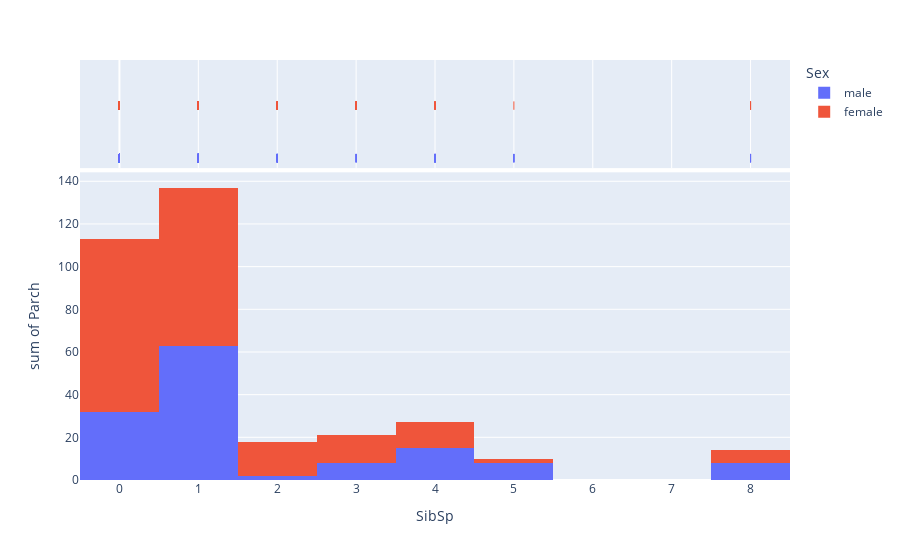

Notebook code for this chart:
### Markdown cell above
Shows the number of females and males who has number of siblings or spouse that is Parch.

### Code cell
fig = px.histogram(df, x="SibSp", y="Parch", color="Sex", marginal="rug",
                   hover_data=df.columns)
fig.show()

### Figure 1 — Plotly figure (JSON) as saved in the notebook; plotly's stock layout.template omitted (floating-point values rounded to 4 significant figures; data arrays with more than 128 entries replaced by an {"elided": "..."} marker saying what was removed)
{"data": [{"alignmentgroup": "True", "bingroup": "x", "histfunc": "sum", "hovertemplate": "Sex=male<br>SibSp=%{x}<br>sum of Parch=%{y}<extra></extra>", "legendgroup": "male", "marker": {"color": "#636efa", "pattern": {"shape": ""}}, "name": "male", "offsetgroup": "male", "orientation": "v", "showlegend": true, "type": "histogram", "x": {"elided": "577 int values"}, "xaxis": "x", "y": {"elided": "577 int values"}, "yaxis": "y"}, {"alignmentgroup": "True", "boxpoints": "all", "customdata": {"elided": "577x12 mixed values"}, "fillcolor": "rgba(255,255,255,0)", "hoveron": "points", "hovertemplate": "Sex=%{customdata[4]}<br>SibSp=%{x}<br>PassengerId=%{customdata[0]}<br>Survived=%{customdata[1]}<br>Pclass=%{customdata[2]}<br>Name=%{customdata[3]}<br>Age=%{customdata[5]}<br>Ticket=%{customdata[6]}<br>Fare=%{customdata[7]}<br>Cabin=%{customdata[8]}<br>Embarked=%{customdata[9]}<br>relatives=%{customdata[10]}<br>travelled_alone=%{customdata[11]}<extra></extra>", "jitter": 0, "legendgroup": "male", "line": {"color": "rgba(255,255,255,0)"}, "marker": {"color": "#636efa", "symbol": "line-ns-open"}, "name": "male", "offsetgroup": "male", "showlegend": false, "type": "box", "x": {"elided": "577 int values"}, "xaxis": "x2", "yaxis": "y2"}, {"alignmentgroup": "True", "bingroup": "x", "histfunc": "sum", "hovertemplate": "Sex=female<br>SibSp=%{x}<br>sum of Parch=%{y}<extra></extra>", "legendgroup": "female", "marker": {"color": "#EF553B", "pattern": {"shape": ""}}, "name": "female", "offsetgroup": "female", "orientation": "v", "showlegend": true, "type": "histogram", "x": {"elided": "314 int values"}, "xaxis": "x", "y": {"elided": "314 int values"}, "yaxis": "y"}, {"alignmentgroup": "True", "boxpoints": "all", "customdata": {"elided": "314x12 mixed values"}, "fillcolor": "rgba(255,255,255,0)", "hoveron": "points", "hovertemplate": "Sex=%{customdata[4]}<br>SibSp=%{x}<br>PassengerId=%{customdata[0]}<br>Survived=%{customdata[1]}<br>Pclass=%{customdata[2]}<br>Name=%{customdata[3]}<br>Age=%{customdata[5]}<br>Ticket=%{customdata[6]}<br>Fare=%{customdata[7]}<br>Cabin=%{customdata[8]}<br>Embarked=%{customdata[9]}<br>relatives=%{customdata[10]}<br>travelled_alone=%{customdata[11]}<extra></extra>", "jitter": 0, "legendgroup": "female", "line": {"color": "rgba(255,255,255,0)"}, "marker": {"color": "#EF553B", "symbol": "line-ns-open"}, "name": "female", "offsetgroup": "female", "showlegend": false, "type": "box", "x": {"elided": "314 int values"}, "xaxis": "x2", "yaxis": "y2"}], "layout": {"barmode": "relative", "legend": {"title": {"text": "Sex"}, "tracegroupgap": 0}, "margin": {"t": 60}, "xaxis": {"anchor": "y", "domain": [0, 1], "title": {"text": "SibSp"}}, "xaxis2": {"anchor": "y2", "domain": [0, 1], "matches": "x", "showgrid": true, "showticklabels": false}, "yaxis": {"anchor": "x", "domain": [0, 0.7326], "title": {"text": "sum of Parch"}}, "yaxis2": {"anchor": "x2", "domain": [0.7426, 1], "matches": "y2", "showgrid": false, "showline": false, "showticklabels": false, "ticks": ""}}}
